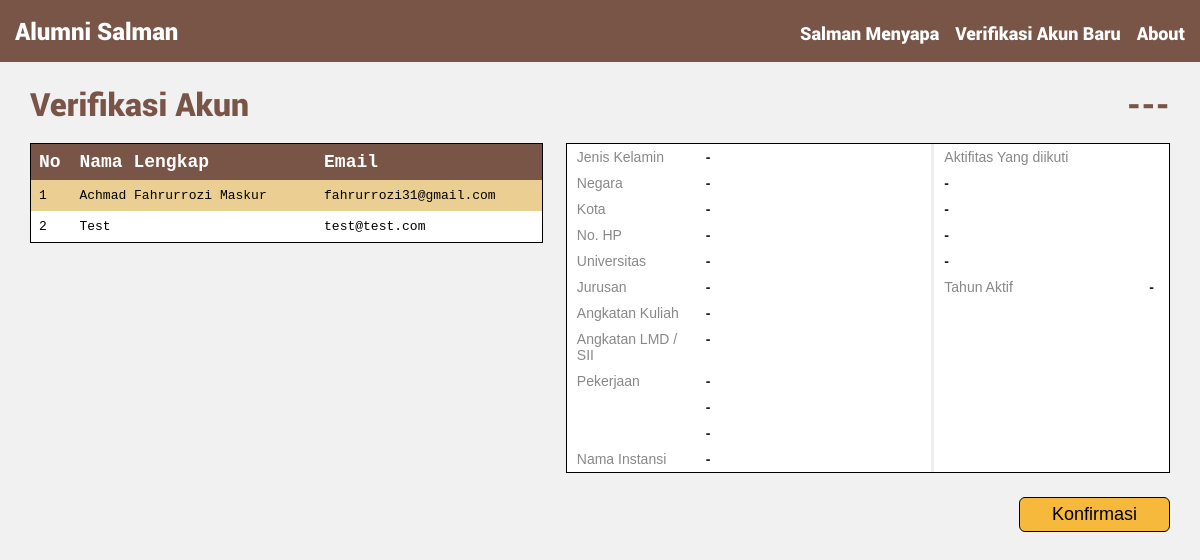
Before: /verifikasi/ (signed in) with the older database file.
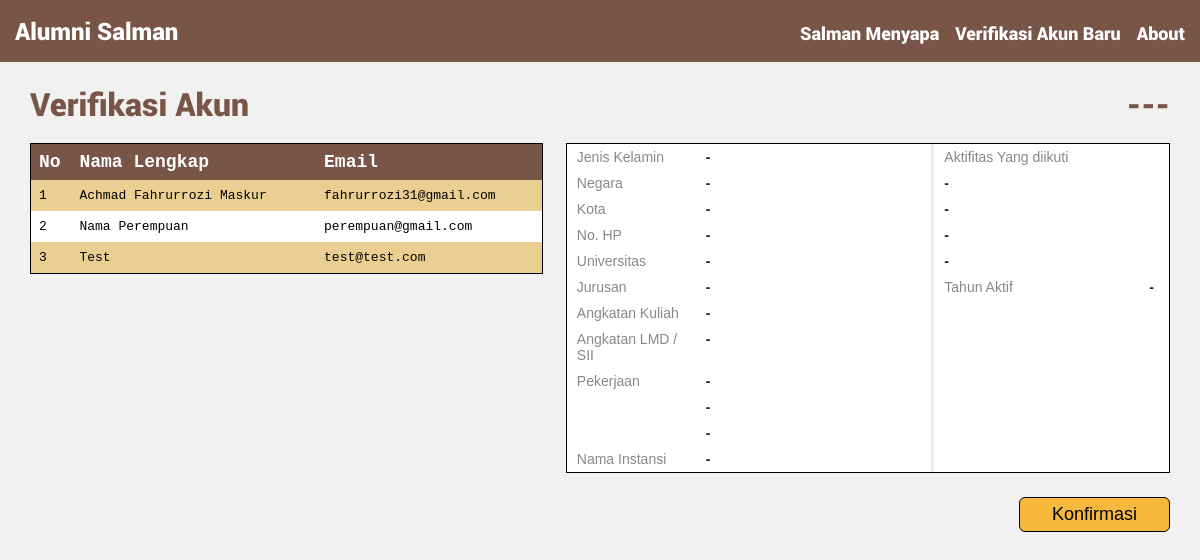
After: the same page with the newer database file.
### alumni/models.py (models this page shows)
class User(Model):
    nama = CharField(max_length=50, null=True)
    email = EmailField(max_length=30, null=True)
    gender = CharField(max_length=20, null=True)
    negara = CharField(max_length=20, null=True)
    kota = CharField(max_length=20, null=True)
    no_hp = CharField(max_length=12, null=True)
    univ = CharField(max_length=50, null=True)
    jurusan = CharField(max_length=50, null=True)
    ang_kuliah = CharField(max_length=5, null=True)
    ang_LMD = CharField(max_length=5, null=True)
    pekerjaan = TextField(null=True)
    instansi = CharField(max_length=30, null=True)
    aktifitas = TextField(null=True)
    tahun_aktif = CharField(max_length=20, null=True)
    verified = BooleanField(default=False)

### alumni/views.py (the view)
# urls.py: url(r'^verifikasi/$', views.verifikasi, name='verifikasi'),
def verifikasi(request):
    if request.user.is_authenticated:
        users = User.objects.all().filter(verified=False)
        context = {'users': users, 'usersJSON': serialize('json', User.objects.all().filter(verified=False), cls=LazyEncoder), 'counter': Counter()}
        return render(request, 'verifikasi.html', context)
    else:
        return redirect("/login/")

### alumni/templates/verifikasi.html (shortened to what this page needs)
{% extends "base.html" %}
{% block content %}
<div class="verif-content1">
    <h1 style="font-family: Roboto-Black; color: #795547;">Verifikasi Akun</h1>
    <br>
    <table class="verif-table2">
      <tr style="color: white; font-size: 18px;">
        <th style="width: 8%;">No</th>
        <th>Nama Lengkap</th>
        <th>Email</th>
      </tr>
      {% for user in users %}
          <tr>
            <td>{{ forloop.counter }}</td>
            <td>{{ user.nama }}</td>
            <td>{{ user.email }}</td>
          </tr>
      {% endfor %}
    </table>
</div>
<div class="verif-content2">
    <h1 style="font-family: Roboto-Black; color: #795547; text-align: right;" id="verif-nama">---</h1>
    <br>
    <table class="tg" style="table-layout: fixed; width: 100%">
    <colgroup>
    <col style="width: 110px">
    <col style="width: 200px">
    <col style="width: 3px">
    <col style="width: 100px">
    <col style="width: 100px">
    </colgroup>
      <tr>
        <td class="tg-4d50">Jenis Kelamin</td>
        <td class="tg-5xe6" id="verif-gender">-</td>
        <td class="tg-garis"></td>
        <td class="tg-4d50" colspan="2">Aktifitas Yang diikuti</td>
      </tr>
      <tr>
        <td class="tg-4d50">Negara</td>
        <td class="tg-5xe6" id="verif-negara">-</td>
        <td class="tg-garis"></td>
        <td class="tg-5xe6" id="verif-aktifitas-1" colspan="2">-</td>
      </tr>
      <tr>
        <td class="tg-4d50">Kota</td>
        <td class="tg-5xe6" id="verif-kota">-</td>
        <td class="tg-garis"></td>
        <td class="tg-5xe6" id="verif-aktifitas-2" colspan="2">-</td>
      </tr>
      <tr>
        <td class="tg-4d50">No. HP</td>
        <td class="tg-5xe6" id="verif-no_hp">-</td>
        <td class="tg-garis"></td>
        <td class="tg-5xe6" id="verif-aktifitas-3" colspan="2">-</td>
      </tr>
      <tr>
        <td class="tg-4d50">Universitas</td>
        <td class="tg-5xe6" id="verif-univ">-</td>
        <td class="tg-garis"></td>
        <td class="tg-5xe6" id="verif-aktifitas-4" colspan="2">-</td>
      </tr>
      <tr>
        <td class="tg-4d50">Jurusan</td>
        <td class="tg-5xe6" id="verif-jurusan">-</td>
        <td class="tg-garis"></td>
        <td class="tg-4d50">Tahun Aktif</td>
        <td class="tg-jjuf" id="verif-tahun_aktif">-</td>
      </tr>
      <tr>
        <td class="tg-4d50">Angkatan Kuliah</td>
        <td class="tg-5xe6" id="verif-ang_kuliah">-</td>
        <td class="tg-garis"></td>
        <td class="tg-eh2d"></td>
        <td class="tg-eh2d"></td>
      </tr>
      <tr>
        <td class="tg-4d50">Angkatan LMD / SII</td>
        <td class="tg-5xe6" id="verif-ang_LMD">-</td>
        <td class="tg-garis"></td>
        <td class="tg-eh2d"></td>
        <td class="tg-eh2d"></td>
      </tr>
      <tr>
        <td class="tg-4d50">Pekerjaan</td>
        <td class="tg-5xe6" id="verif-pekerjaan-1">-</td>
        <td class="tg-garis"></td>
        <td class="tg-eh2d"></td>
        <td class="tg-eh2d"></td>
      </tr>
      <tr>
        <td class="tg-4d50"></td>
        <td class="tg-5xe6" id="verif-pekerjaan-2">-</td>
        <td class="tg-garis"></td>
        <td class="tg-eh2d"></td>
        <td class="tg-eh2d"></td>
      </tr>
      <tr>
        <td class="tg-4d50"></td>
        <td class="tg-5xe6" id="verif-pekerjaan-3">-</td>
        <td class="tg-garis"></td>
        <td class="tg-eh2d"></td>
        <td class="tg-eh2d"></td>
      </tr>
      <tr>
        <td class="tg-4d50">Nama Instansi</td>
        <td class="tg-5xe6" id="verif-instansi">-</td>
        <td class="tg-garis"></td>
        <td class="tg-eh2d"></td>
        <td class="tg-eh2d"></td>
      </tr>
    </table>
    <button onclick="alert(1)" class="buttonConfirm"><span>Konfirmasi </span></button>
</div>
{% endblock %}

### alumni/templates/base.html (shortened to what this page needs)
<!DOCTYPE html>
<html>
{% load static %}
<head>
  <link rel="stylesheet" type="text/css" href="{% static 'css/app.css' %}">
</head>
<body>
  <div id="navbar">
    <a href="/" class="alignleft">Alumni Salman</a>
    {% if user.is_authenticated %}
      <a href="/" class="alignright fitur">About</a>
      <a href="{% url 'verifikasi' %}" class="alignright fitur">Verifikasi Akun Baru</a>
      <a href="/" class="alignright fitur">Salman Menyapa</a>
   	{% endif %}
  </div>
  <div id="content">
    {% block content %}{% endblock %}
  </div>
</body>
</html>

### alumni/static/css/app.css (style rules this page uses)
* { margin: 0; padding: 0; }
body { background-color: #f1f1f1; }
a { text-decoration: inherit; }
#navbar { background-color: #795547; color:white; padding: 15px; font-family: Roboto-Black; font-size: 24px; }
#navbar a { color: white; }
#navbar .alignright { float: right; text-align:right; margin-left: 16px; padding-top: 6px; font-size: 18px; }
#content { width: 500px; margin: auto; padding-top: 170px; height: 300px; }
.buttonConfirm, .buttonLogin { cursor: pointer; border-radius: 6px; background-color: #F6B93C; border-color: black; border-style: solid; border-width: 1px; text-align: center; font-size: 18px; padding: 6px 32px; float: right; }
.buttonConfirm { margin-top: 24px; }
.buttonConfirm span, .buttonLogin span { display: inline-block; position: relative; transition: 0.5s; }
.buttonConfirm span:after, .buttonLogin span:after { content: '\00bb'; position: absolute; opacity: 0; top: 0; right: 20px; transition: 0.5s; }
.verif-content1 { float: left; width: 45%; }
.verif-content2 { float: right; width: 53%; }
table.verif-table2 { font-family: monospace; border-collapse: collapse; width: 100%; border-style: solid; border-color: black; border-width: thin; }
table.verif-table2 td, table.verif-table2 th { text-align: left; padding: 8px; }
table.verif-table2 tr:nth-child(odd) { background-color: white; }
table.verif-table2 tr:nth-child(even) { background-color: #EBCF92; }
table.verif-table2 tr:nth-child(1) { background-color: #795547; }
.tg { border-collapse:collapse; border-spacing:0; border-width:1px; border-style:solid; border-color:black; }
.tg td { font-family:Arial, sans-serif; font-size:14px; padding:5px 10px; border-style:solid; border-width:0px; overflow:hidden; word-break:normal; color: #888; }
.tg-garis { background-color: #eee; }
.tg .tg-jjuf { background-color:#ffffff; border-color:inherit; text-align:right; vertical-align:top; padding-right:15px; color: #222; font-weight: bolder; }
.tg .tg-eh2d { background-color:#ffffff; border-color:inherit; vertical-align:top; }
.tg .tg-4d50 { font-family:Arial, Helvetica, sans-serif !important; background-color:#ffffff; border-color:inherit; vertical-align:top; }
.tg .tg-5xe6 { background-color:#ffffff; border-color:inherit; vertical-align:top; color: #222; font-weight: bolder; }

### alumni/templates/verifikasi.html (style rules this page uses)
div#content { margin: auto; padding-top: 20px; width: 95%; }

Changed rows visible on the page:
now on this page (row edited): User: nama "Nama Perempuan", email "perempuan@gmail.com"
